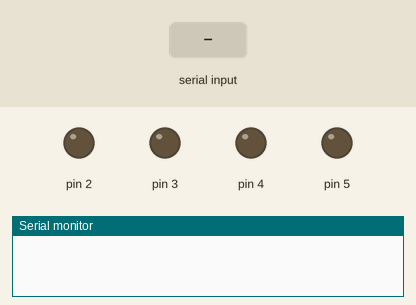
Recording of a sketch running on a simulated Arduino Uno, built with avr-gcc and run on an emulated ATmega328P. On the bench: output pins drawn as LEDs (lit = HIGH), the last lines printed to the serial monitor. The test bench sets the inputs (shaded band).

Above: at 1.2 s.
1.3 s: "s" received over Serial
At 2.1 s:
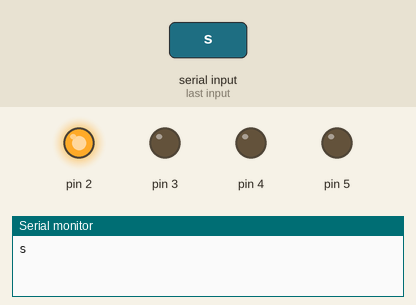
2.8 s: "d" received over Serial
At 3.2 s:
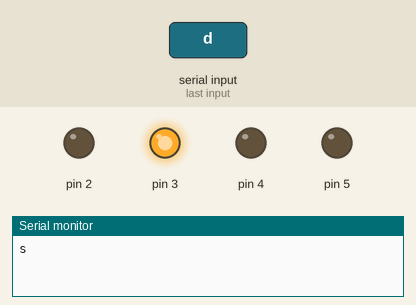
4.3 s: "f" received over Serial
At 5.5 s:
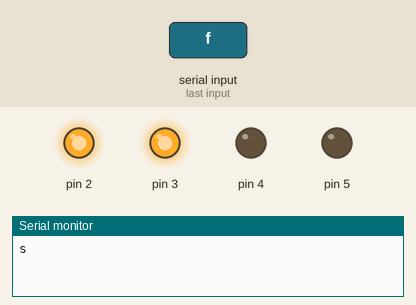
5.8 s: "g" received over Serial
At 6.7 s:
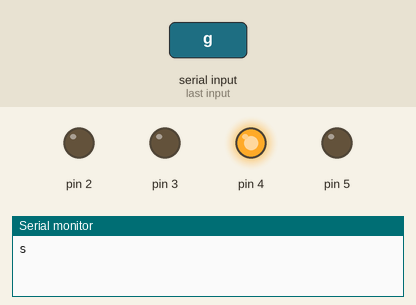
7.3 s: "h" received over Serial
At 7.8 s:
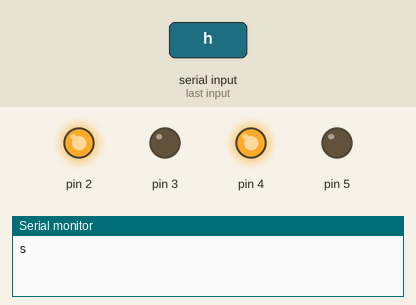
8.8 s: "j" received over Serial
At 10.2 s:
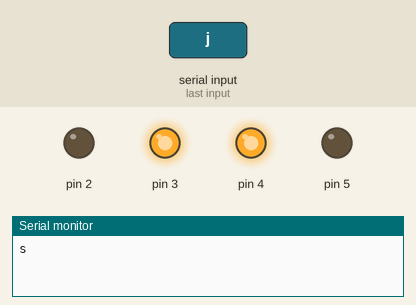
Timing chart, 0 to 11.3 s (numbered marks = the images above; inputs shaded):
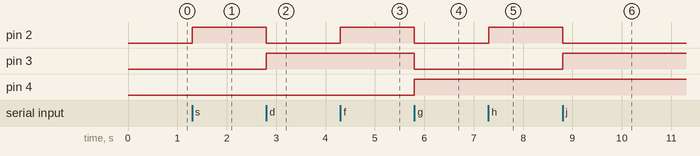

The sketch:

PGIO_with_PYNQ.ino
```cpp
int val;
void setup() {
  // put your setup code here, to run once:

 pinMode (2,OUTPUT);
 pinMode (3,OUTPUT);
 pinMode (4,OUTPUT);
 pinMode (5,OUTPUT);
 Serial.begin(9600);
}

void loop() {
  // put your main code here, to run repeatedly:
 val=Serial.read();
 if(val=='a'){
 digitalWrite(2, LOW);
 digitalWrite(3, LOW);
 digitalWrite(4, LOW);
 digitalWrite(5, LOW);
 Serial.write('a');
 }
  else if(val=='s'){
 digitalWrite(2, HIGH);
 digitalWrite(3, LOW);
 digitalWrite(4, LOW);
 digitalWrite(5, LOW);
 Serial.write('s');
 }
 else  if(val=='d'){
 digitalWrite(2, LOW);
 digitalWrite(3, HIGH);
 digitalWrite(4, LOW);
 digitalWrite(5, LOW);
 }
 else  if(val=='f'){
 digitalWrite(2, HIGH);
 digitalWrite(3, HIGH);
 digitalWrite(4, LOW);
 digitalWrite(5, LOW);
 }
 else  if(val=='g'){
 digitalWrite(2, LOW);
 digitalWrite(3, LOW);
 digitalWrite(4, HIGH);
 digitalWrite(5, LOW);
 }
 else  if(val=='h'){
 digitalWrite(2, HIGH);
 digitalWrite(3, LOW);
 digitalWrite(4, HIGH);
 digitalWrite(5, LOW);
 }
 else  if(val=='j'){
 digitalWrite(2, LOW);
 digitalWrite(3, HIGH);
 digitalWrite(4, HIGH);
 digitalWrite(5, LOW);
 }
 else  if(val=='k'){
 digitalWrite(2, HIGH);
 digitalWrite(3, HIGH);
 digitalWrite(4, HIGH);
 digitalWrite(5, LOW);
 }
 else  if(val=='l'){
 digitalWrite(2, LOW);
 digitalWrite(3, LOW);
 digitalWrite(4, LOW);
 digitalWrite(5, HIGH);
 }
}
```

Measured:
- after the input at 1.3 s, pin 2: LOW → HIGH at once
- after the input at 2.8 s, pin 2: HIGH → LOW at once; pin 3: LOW → HIGH at once
- after the input at 4.3 s, pin 2: LOW → HIGH at once
- after the input at 5.8 s, pin 2, pin 3: HIGH → LOW at once; pin 4: LOW → HIGH at once
- after the input at 7.3 s, pin 2: LOW → HIGH at once
- after the input at 8.8 s, pin 2: HIGH → LOW at once; pin 3: LOW → HIGH at once
